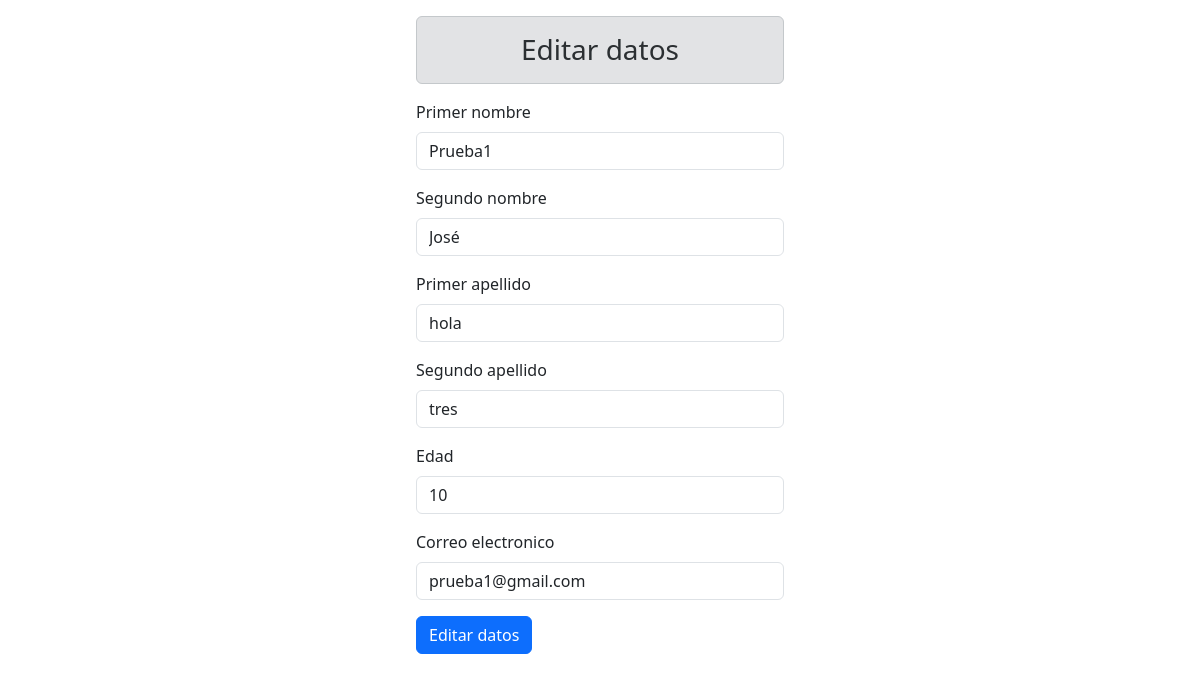
The page /CRUD_BOOSTRAP/editar.php?id=6 on the database its author committed.
### tables this page shows
CREATE TABLE `informacion` (
  `id` int(11) NOT NULL,
  `nombre1` varchar(15) DEFAULT NULL,
  `nombre2` varchar(15) DEFAULT NULL,
  `apellido1` varchar(15) DEFAULT NULL,
  `apellido2` varchar(15) DEFAULT NULL,
  `edad` int(11) DEFAULT NULL,
  `correo` varchar(75) DEFAULT NULL,
  `fecha_creacion` timestamp NOT NULL DEFAULT current_timestamp()
);

### CRUD_BOOSTRAP/editar.php (the view, shortened to what this page needs)
<?php
    include "modelo/conexion.php";
    $id = $_GET["id"];
    $sql = $conexion->query("SELECT * FROM informacion WHERE id = $id");
?>
<!DOCTYPE html>
<html lang="en">
<head>
    <link href="https://cdn.jsdelivr.net/npm/bootstrap@5.3.3/dist/css/bootstrap.min.css" rel="stylesheet">
</head>
<body>
    <form class="col-4 p-3 m-auto" method="POST">
            <h3 class="text-center alert alert-secondary">Editar datos</h3>
            <?php
                include "controlador/editar_datos.php";
                while($datos = $sql->fetch_object()){ ?>
                    <div class="mb-3">
                        <label for="exampleInputEmail1" class="form-label">Primer nombre</label>
                        <input type="text" class="form-control" name="nombre1" value="<?= $datos->nombre1 ?>">
                    </div>
                    <div class="mb-3">
                        <label for="exampleInputEmail1" class="form-label">Segundo nombre</label>
                        <input type="text" class="form-control" name="nombre2" value="<?= $datos->nombre2 ?>">
                    </div>
                    <div class="mb-3">
                        <label for="exampleInputEmail1" class="form-label">Primer apellido</label>
                        <input type="text" class="form-control" name="apellido1" value="<?= $datos->apellido1 ?>">
                    </div>
                    <div class="mb-3">
                        <label for="exampleInputEmail1" class="form-label">Segundo apellido</label>
                        <input type="text" class="form-control" name="apellido2" value="<?= $datos->apellido2 ?>">
                    </div>
                    <div class="mb-3">
                        <label for="exampleInputEmail1" class="form-label">Edad</label>
                        <input type="text" class="form-control" name="edad" value="<?= $datos->edad ?>">
                    </div>
                    <div class="mb-3">
                        <label for="exampleInputEmail1" class="form-label">Correo electronico</label>
                        <input type="email" class="form-control" name="correo" value="<?= $datos->correo ?>">
                    </div>
                <?php }
            ?>
            <button type="submit" class="btn btn-primary" name="btneditar" value="ok">Editar datos</button>
        </form>
    </body>
    </html>

### rows shown on the page
informacion: nombre1 "Prueba1", nombre2 "José", apellido1 "hola", apellido2 "tres", edad "10", correo "prueba1@gmail.com"
